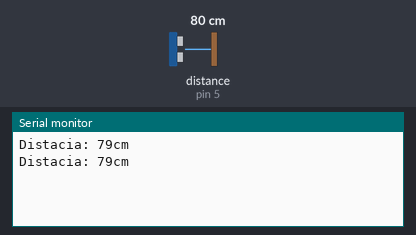
Bench run of a sketch on a simulated Arduino Uno, built with avr-gcc and run on an emulated ATmega328P. Shown: the last lines printed to the serial monitor. Wiring (inferred from the names in the program): ultrasonic range finder: trigger pin 6; echo pin 5. Inputs (shaded band) come from the test bench; at power-on: distance to the obstacle (sensor on pin 5) 80 cm. The echo pulse lasts 58.3 µs per cm.

Above: at 1.8 s.
1.9 s: distance to the obstacle (sensor on pin 5) set to 2 cm
At 2.8 s:
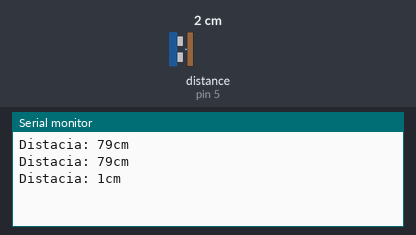
3.4 s: distance to the obstacle (sensor on pin 5) set to 4 cm
At 4.8 s:
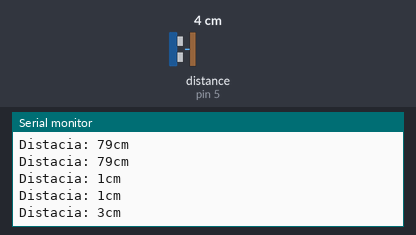
Timing chart, 0 to 6.4 s (numbered marks = the images above; inputs shaded):
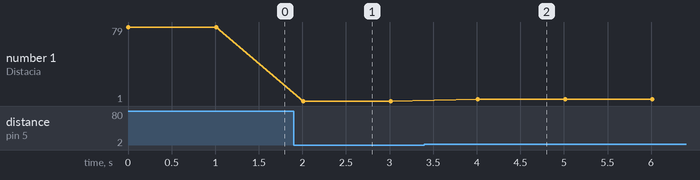

The sketch:

ultrasonico.ino
```cpp
const int EchoPin = 5;
const int TrigPin = 6;

void setup(){
  Serial.begin(9600);
  pinMode(TrigPin, OUTPUT);
  pinMode(EchoPin, INPUT);
}

void loop(){
  int cm = ping(TrigPin, EchoPin);
  Serial.print("Distacia: ");
  Serial.print(cm);
  Serial.println("cm");
  delay(1000);
}

int ping(int TtrigPin, int EchoPin){
  long duration, distance;
  digitalWrite(TrigPin, LOW);
  delayMicroseconds(4);
  digitalWrite(TrigPin, HIGH);
  delayMicroseconds(10);
  digitalWrite(TrigPin, LOW);
  duration = pulseIn(EchoPin, HIGH);
  distance = duration/(29.2*2);
  return distance;
}
```

Measured:
- after the input at 1.9 s, the serial monitor: prints a new line after 0.11 s (image 1)
- after the input at 3.4 s, the serial monitor: prints a new line after 0.61 s (image 2)
- plotted number 1: 79 → 1 after the input at 1.9 s, 1 → 3 after the input at 3.4 s
